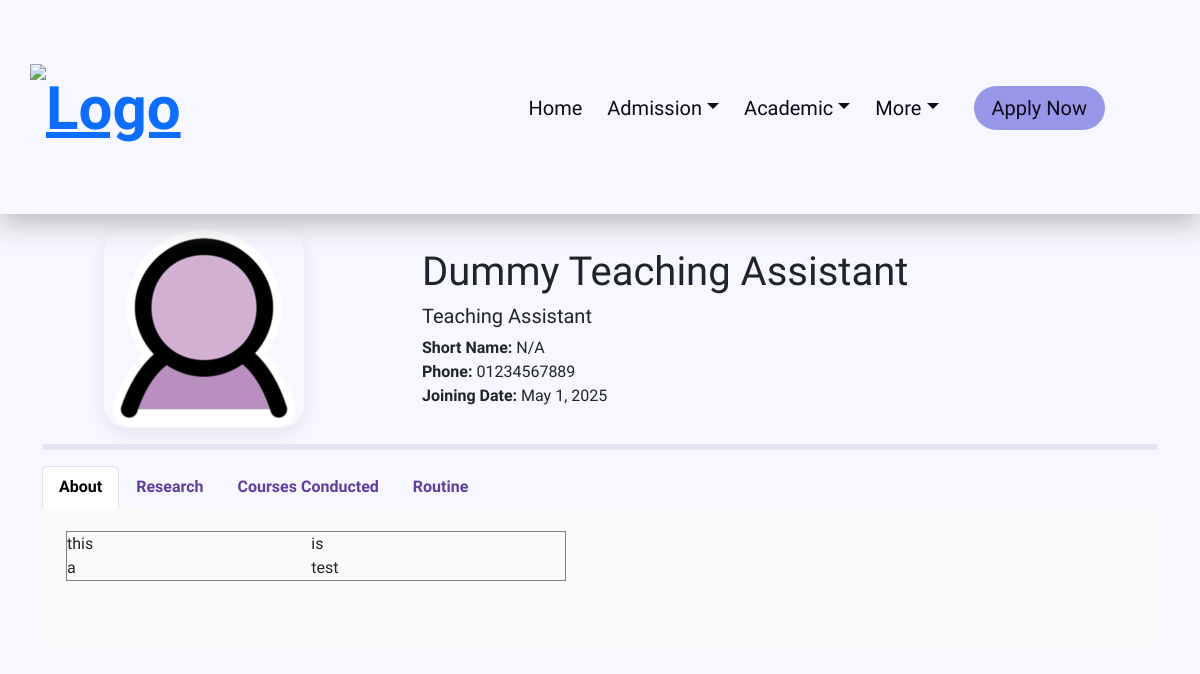
Before: /faculty/4/ with the older database file.
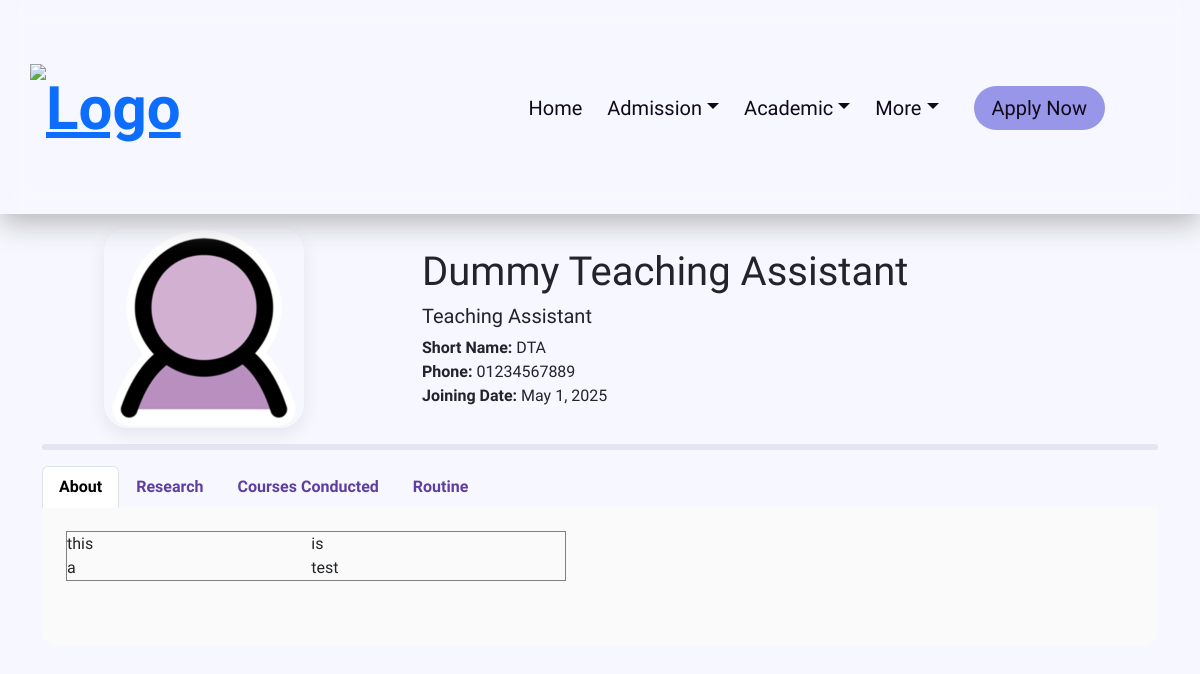
After: the same page with the newer database file.
### faculty/models.py (models this page shows, shortened)
class Faculty(models.Model):
    DESIGNATION_CHOICES = [
        ('Professor', 'Professor'),
        ('Associate Professor', 'Associate Professor'),
        ('Assistant Professor', 'Assistant Professor'),
        ('Lecturer', 'Lecturer'),
        ('Teaching Assistant', 'Teaching Assistant'),
    ]
    user = models.OneToOneField(User, on_delete=models.CASCADE)
    name = models.CharField(max_length=50, default="Name")
    shortname = models.CharField(max_length=5, default='N/A')
    designation = models.CharField(max_length=20, choices=DESIGNATION_CHOICES, null=True)
    phone = models.CharField(max_length=11)
    bio = models.TextField(max_length=200)
    about = RichTextField(blank=True, null=True)
    profile_pic = models.ImageField(upload_to='faculty_photos/', default='defaults/faculty.png', null=True, blank=True)
    joining_date = models.DateField(null=True)
    google_scholar_url = models.URLField(max_length=255, blank=True, null=True)
    researchgate_url = models.URLField(max_length=255, blank=True, null=True)
    orcid_url = models.URLField(max_length=255, blank=True, null=True)
    scopus_url = models.URLField(max_length=255, blank=True, null=True)
    linkedin_url = models.URLField(max_length=255, blank=True, null=True)
    citation = models.PositiveIntegerField(default=0, blank=True, null=True)
    sl = models.PositiveIntegerField(validators=[MinValueValidator(1)])
    routine = models.FileField(upload_to='faculty_routines/', null=True, blank=True)
    objects = models.Manager()
    custom = FacultyManager()

### uap_cse/views.py (the view)
# urls.py: path('faculty/<int:pk>/', views.faculty_detail, name='faculty_detail'),
def faculty_detail(request, pk):
    faculty = get_object_or_404(Faculty, pk=pk)
    papers = get_or_cache_best_papers(faculty.google_scholar_url)
    return render(request, 'faculty/faculty_detail.html', {'faculty_profile': faculty, 'papers':papers})

### faculty/scholar_api.py (called while the page is built, shortened)
def get_or_cache_best_papers(google_scholar_url, limit=8, paper_update_interval=180, citation_update_interval=20):
    if not google_scholar_url:
        return []

### templates/faculty/faculty_detail.html (shortened to what this page needs)
{% extends "base.html" %}
{% load static %}
{% block head %}
    <link rel="stylesheet" href="{% static 'css/faculty_detail.css' %}">
    <link rel="stylesheet" href="{% static 'css/global.css' %}">
{% endblock %}
{% block content %}
<div class="container faculty-profile">
    <div class="row align-items-center">
        <div class="col-md-4 text-center">
            <img src="{{ faculty_profile.profile_pic.url }}" alt="Profile Picture" class="profile-img">
        </div>
        <div class="col-md-8 faculty-info">
            <h1>{{ faculty_profile.name }}</h1>
            <h5>{{ faculty_profile.designation }}</h5>
            <div class="faculty-meta">
                <div><strong>Short Name:</strong> {{ faculty_profile.shortname }}</div>
                <div><strong>Phone:</strong> {{ faculty_profile.phone }}</div>
                <div><strong>Joining Date:</strong> {{ faculty_profile.joining_date }}</div>
            </div>
        </div>
    </div>
    <hr class="fat_hr">
    <ul class="nav nav-tabs" id="profileTabs" role="tablist">
        <li class="nav-item" role="presentation">
            <button class="nav-link active" id="about-tab" data-bs-toggle="tab" data-bs-target="#about" type="button" role="tab">About</button>
        </li>
        <li class="nav-item" role="presentation">
            <button class="nav-link" id="research-tab" data-bs-toggle="tab" data-bs-target="#research" type="button" role="tab">Research</button>
        </li>
        <li class="nav-item" role="presentation">
            <button class="nav-link" id="courses-tab" data-bs-toggle="tab" data-bs-target="#courses" type="button" role="tab">Courses Conducted</button>
        </li>
        <li class="nav-item" role="presentation">
            <button class="nav-link" id="routine-tab" data-bs-toggle="tab" data-bs-target="#routine" type="button" role="tab">Routine</button>
        </li>
    </ul>
    <div class="tab-content" id="profileTabsContent">
        <div class="tab-pane fade show active" id="about" role="tabpanel">
            {{ faculty_profile.about|safe }}
        </div>
    </div>
</div>
{% endblock %}

Changed rows visible on the page:
changed Faculty "Dummy Teaching Assistant": shortname "N/A" → "DTA"
